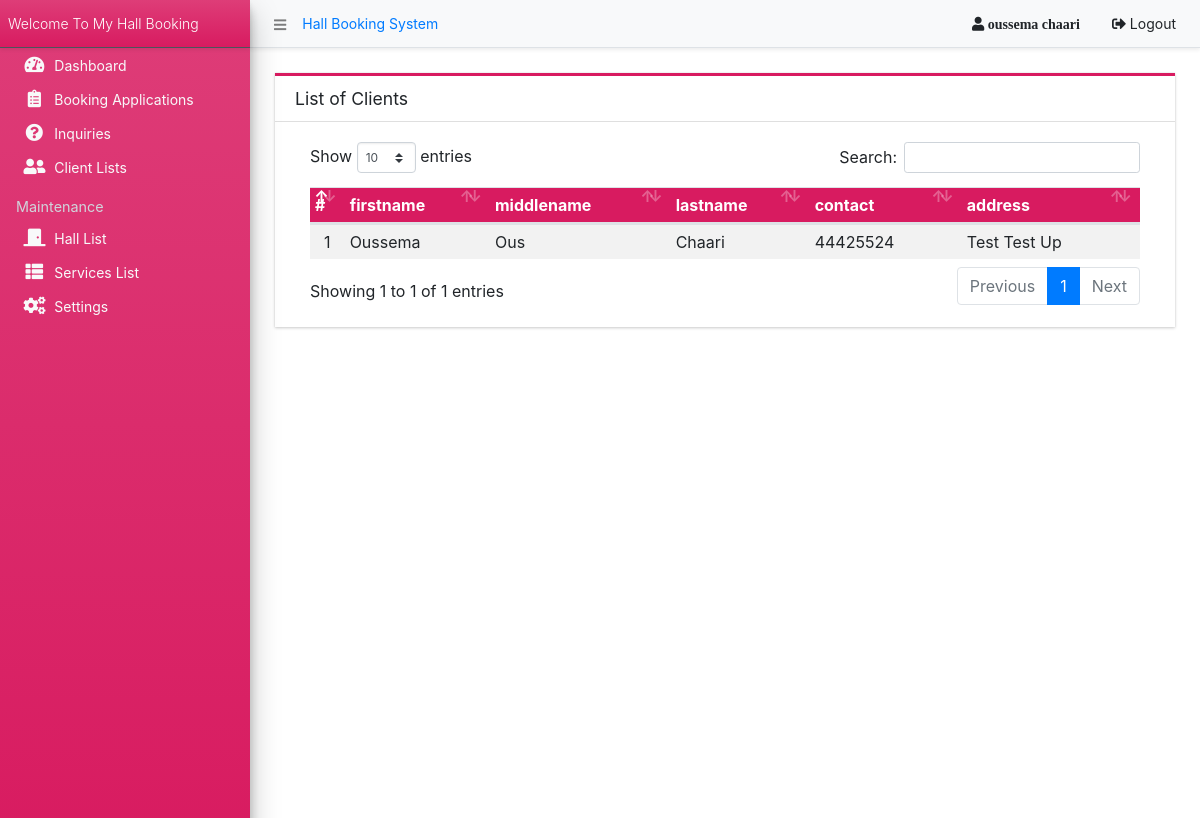
/admin/clients/clients.php (signed in), run on the app's committed database.
### tables this page shows
CREATE TABLE `users` (
  `id` int(11) NOT NULL,
  `firstname` varchar(255) NOT NULL,
  `middlename` varchar(255) DEFAULT NULL,
  `lastname` varchar(255) NOT NULL,
  `gender` varchar(10) NOT NULL,
  `contact` varchar(15) NOT NULL,
  `address` text NOT NULL,
  `email` varchar(255) NOT NULL,
  `password` varchar(255) NOT NULL,
  `created_at` timestamp NOT NULL DEFAULT current_timestamp()
);

### admin/clients/clients.php (the view, shortened to what this page needs)
<?php require_once('../../config.php');
?>
<!DOCTYPE html>
<html lang="en">
<?php require_once('../../inc/header.php') ?>
<body class="sidebar-mini layout-fixed control-sidebar-slide-open layout-navbar-fixed sidebar-mini-md sidebar-mini-xs"
    data-new-gr-c-s-check-loaded="14.991.0" data-gr-ext-installed="" style="height: auto;">
    <div class="wrapper">
        <div class="content-wrapper" style="height:100vh;margin-top:3rem;background-color:transparent;">
            <?php require_once('../inc/topBarNav.php') ?>
            <?php require_once('../inc/navigation.php') ?>
            <div class="col-lg-12" style="padding:25px;">
                <div class="card card-outline card-maroon rounded-0">
                    <div class="card-header">
                        <h3 class="card-title">List of Clients</h3>
                    </div>
                    <div class="card-body">
                        <div class="container-fluid">
                            <div class="container-fluid">
                                <table class="table table-hover table-striped">
                                    <thead>
                                        <tr class="bg-maroon">
                                            <th>#</th>
                                            <th>firstname</th>
                                            <th>middlename</th>
                                            <th>lastname</th>
                                            <th>contact</th>
                                            <th>address</th>
                                        </tr>
                                    </thead>
                                    <tbody>
                                        <?php
                                        $i = 1;
                                        $qry = $con->query("SELECT * FROM `users`");
                                        while ($row = $qry->fetch_assoc()):
                                            ?>
                                            <tr>
                                                <td class="text-center">
                                                    <?php echo $i++; ?>
                                                </td>
                                                <td>
                                                    <?php echo ucwords($row['firstname']) ?>
                                                </td>
                                                <td>
                                                    <?php echo ucwords($row['middlename']) ?>
                                                </td>
                                                <td>
                                                    <?php echo ucwords($row['lastname']) ?>
                                                </td>
                                                <td>
                                                    <?php echo ucwords($row['contact']) ?>
                                                </td>
                                                <td>
                                                    <?php echo ucwords($row['address']) ?>
                                                </td>
                                            </tr>
                                        <?php endwhile; ?>
                                    </tbody>
                                </table>
                            </div>
                        </div>
                    </div>
                </div>
            </div>
        </div>
    </div>
</body>
</html>

### data on the page
users: firstname "Oussema", middlename "Ous", lastname "Chaari", contact "44425524", address "Test Test Up"

### other printed values
$_SESSION['first_name'] "oussema"
$_SESSION['last_name'] "chaari"
